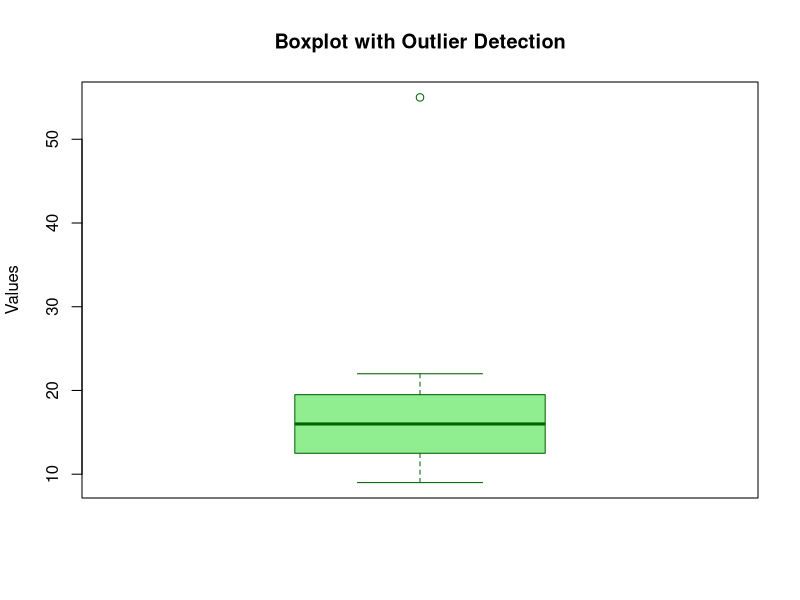

Write the R code that produced this figure.
# Find the five-number summary for 15 observations and identify outliers using 1.5*IQR.

data <- c(12, 15, 14, 10, 18, 22, 19, 13, 17, 21, 11, 16, 20, 55, 9)

cat("Data:", data, "\n\n")
five_num <- fivenum(data)
names(five_num) <- c("Min", "Q1", "Median", "Q3", "Max")
cat("Five-Number Summary:\n")
print(five_num)

Q1      <- quantile(data, 0.25)
Q3      <- quantile(data, 0.75)
IQR_val <- IQR(data)
lower   <- Q1 - 1.5 * IQR_val
upper   <- Q3 + 1.5 * IQR_val

cat("\nIQR:", IQR_val, "\n")
cat("Lower fence:", lower, "\n")
cat("Upper fence:", upper, "\n")

outliers <- data[data < lower | data > upper]
if (length(outliers) == 0) { cat("\nNo outliers found.\n") } else { cat("\nOutliers:", outliers, "\n") }

boxplot(data, main = "Boxplot with Outlier Detection", ylab = "Values", col = "lightgreen", border = "darkgreen")
